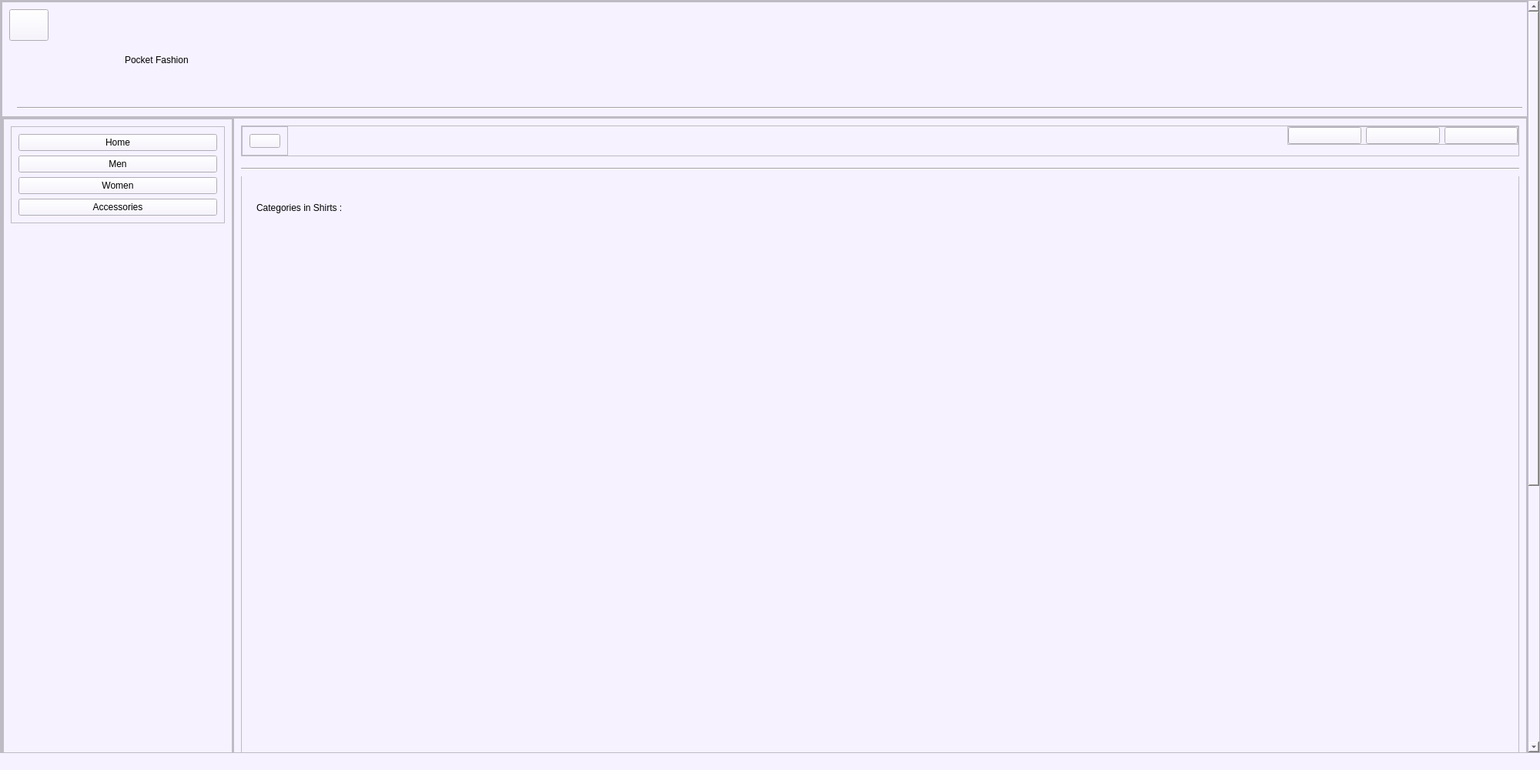
<?xml version="1.0" encoding="UTF-8"?>
<ui version="4.0">
 <class>MainWindow</class>
 <widget class="QMainWindow" name="MainWindow">
  <property name="geometry">
   <rect>
    <x>0</x>
    <y>0</y>
    <width>2000</width>
    <height>1000</height>
   </rect>
  </property>
  <property name="windowTitle">
   <string>MainWindow</string>
  </property>
  <property name="styleSheet">
   <string notr="true">background-color: rgb(246, 242, 255);</string>
  </property>
  <widget class="QWidget" name="centralwidget">
   <layout class="QGridLayout" name="gridLayout_3">
    <property name="leftMargin">
     <number>0</number>
    </property>
    <property name="topMargin">
     <number>0</number>
    </property>
    <property name="rightMargin">
     <number>0</number>
    </property>
    <property name="bottomMargin">
     <number>0</number>
    </property>
    <item row="0" column="0">
     <widget class="QScrollArea" name="scrollArea">
      <property name="widgetResizable">
       <bool>true</bool>
      </property>
      <widget class="QWidget" name="scrollAreaWidgetContents_2">
       <property name="geometry">
        <rect>
         <x>0</x>
         <y>0</y>
         <width>1977</width>
         <height>1500</height>
        </rect>
       </property>
       <layout class="QVBoxLayout" name="verticalLayout_2">
        <property name="spacing">
         <number>0</number>
        </property>
        <property name="leftMargin">
         <number>0</number>
        </property>
        <property name="topMargin">
         <number>0</number>
        </property>
        <property name="rightMargin">
         <number>0</number>
        </property>
        <property name="bottomMargin">
         <number>0</number>
        </property>
        <item>
         <widget class="QFrame" name="frame">
          <property name="minimumSize">
           <size>
            <width>0</width>
            <height>1500</height>
           </size>
          </property>
          <property name="frameShape">
           <enum>QFrame::StyledPanel</enum>
          </property>
          <property name="frameShadow">
           <enum>QFrame::Raised</enum>
          </property>
          <layout class="QVBoxLayout" name="verticalLayout_3">
           <property name="spacing">
            <number>0</number>
           </property>
           <property name="leftMargin">
            <number>0</number>
           </property>
           <property name="topMargin">
            <number>0</number>
           </property>
           <property name="rightMargin">
            <number>0</number>
           </property>
           <property name="bottomMargin">
            <number>0</number>
           </property>
           <item>
            <widget class="QFrame" name="Site_name">
             <property name="maximumSize">
              <size>
               <width>16777215</width>
               <height>150</height>
              </size>
             </property>
             <property name="frameShape">
              <enum>QFrame::StyledPanel</enum>
             </property>
             <property name="frameShadow">
              <enum>QFrame::Raised</enum>
             </property>
             <widget class="Line" name="line">
              <property name="geometry">
               <rect>
                <x>20</x>
                <y>130</y>
                <width>1955</width>
                <height>16</height>
               </rect>
              </property>
              <property name="orientation">
               <enum>Qt::Horizontal</enum>
              </property>
             </widget>
             <widget class="QPushButton" name="back">
              <property name="geometry">
               <rect>
                <x>10</x>
                <y>10</y>
                <width>51</width>
                <height>41</height>
               </rect>
              </property>
              <property name="text">
               <string/>
              </property>
              <property name="icon">
               <iconset>
                <normaloff>../download.png</normaloff>../download.png</iconset>
              </property>
              <property name="iconSize">
               <size>
                <width>32</width>
                <height>32</height>
               </size>
              </property>
             </widget>
             <widget class="QLabel" name="label_2">
              <property name="geometry">
               <rect>
                <x>160</x>
                <y>40</y>
                <width>411</width>
                <height>71</height>
               </rect>
              </property>
              <property name="styleSheet">
               <string notr="true">font: 32pt &quot;Segoe Print&quot;;</string>
              </property>
              <property name="text">
               <string>Pocket Fashion</string>
              </property>
             </widget>
            </widget>
           </item>
           <item>
            <widget class="QFrame" name="main_body">
             <property name="frameShape">
              <enum>QFrame::StyledPanel</enum>
             </property>
             <property name="frameShadow">
              <enum>QFrame::Raised</enum>
             </property>
             <layout class="QHBoxLayout" name="horizontalLayout">
              <property name="spacing">
               <number>0</number>
              </property>
              <property name="leftMargin">
               <number>0</number>
              </property>
              <property name="topMargin">
               <number>0</number>
              </property>
              <property name="rightMargin">
               <number>0</number>
              </property>
              <property name="bottomMargin">
               <number>0</number>
              </property>
              <item>
               <widget class="QFrame" name="slide_menu_body">
                <property name="maximumSize">
                 <size>
                  <width>300</width>
                  <height>16777215</height>
                 </size>
                </property>
                <property name="frameShape">
                 <enum>QFrame::StyledPanel</enum>
                </property>
                <property name="frameShadow">
                 <enum>QFrame::Raised</enum>
                </property>
                <layout class="QGridLayout" name="gridLayout">
                 <property name="leftMargin">
                  <number>0</number>
                 </property>
                 <property name="topMargin">
                  <number>0</number>
                 </property>
                 <property name="rightMargin">
                  <number>0</number>
                 </property>
                 <property name="bottomMargin">
                  <number>0</number>
                 </property>
                 <property name="spacing">
                  <number>0</number>
                 </property>
                 <item row="0" column="1">
                  <widget class="QFrame" name="frame_2">
                   <property name="frameShape">
                    <enum>QFrame::StyledPanel</enum>
                   </property>
                   <property name="frameShadow">
                    <enum>QFrame::Raised</enum>
                   </property>
                   <layout class="QVBoxLayout" name="verticalLayout_5">
                    <item alignment="Qt::AlignTop">
                     <widget class="QFrame" name="frame_3">
                      <property name="frameShape">
                       <enum>QFrame::StyledPanel</enum>
                      </property>
                      <property name="frameShadow">
                       <enum>QFrame::Raised</enum>
                      </property>
                      <layout class="QVBoxLayout" name="verticalLayout_7">
                       <item>
                        <widget class="QPushButton" name="pushButton_2">
                         <property name="styleSheet">
                          <string notr="true">font: 14pt &quot;MS Shell Dlg 2&quot;;</string>
                         </property>
                         <property name="text">
                          <string>Home</string>
                         </property>
                        </widget>
                       </item>
                       <item>
                        <widget class="QPushButton" name="men_nav">
                         <property name="styleSheet">
                          <string notr="true">font: 14pt &quot;MS Shell Dlg 2&quot;;</string>
                         </property>
                         <property name="text">
                          <string>Men</string>
                         </property>
                        </widget>
                       </item>
                       <item>
                        <widget class="QPushButton" name="women_nav">
                         <property name="styleSheet">
                          <string notr="true">font: 14pt &quot;MS Shell Dlg 2&quot;;</string>
                         </property>
                         <property name="text">
                          <string>Women</string>
                         </property>
                        </widget>
                       </item>
                       <item>
                        <widget class="QPushButton" name="accessories">
                         <property name="styleSheet">
                          <string notr="true">font: 14pt &quot;MS Shell Dlg 2&quot;;</string>
                         </property>
                         <property name="text">
                          <string>Accessories</string>
                         </property>
                        </widget>
                       </item>
                      </layout>
                     </widget>
                    </item>
                    <item alignment="Qt::AlignBottom">
                     <widget class="QFrame" name="frame_4">
                      <property name="frameShape">
                       <enum>QFrame::StyledPanel</enum>
                      </property>
                      <property name="frameShadow">
                       <enum>QFrame::Raised</enum>
                      </property>
                      <layout class="QVBoxLayout" name="verticalLayout_8">
                       <item>
                        <widget class="QPushButton" name="logout">
                         <property name="styleSheet">
                          <string notr="true">font: 14pt &quot;MS Shell Dlg 2&quot;;</string>
                         </property>
                         <property name="text">
                          <string>Log out</string>
                         </property>
                         <property name="icon">
                          <iconset>
                           <normaloff>../../../Downloads/feather (1)/log-out.svg</normaloff>../../../Downloads/feather (1)/log-out.svg</iconset>
                         </property>
                         <property name="iconSize">
                          <size>
                           <width>32</width>
                           <height>32</height>
                          </size>
                         </property>
                        </widget>
                       </item>
                      </layout>
                     </widget>
                    </item>
                   </layout>
                  </widget>
                 </item>
                </layout>
               </widget>
              </item>
              <item>
               <widget class="QFrame" name="main_content">
                <property name="frameShape">
                 <enum>QFrame::StyledPanel</enum>
                </property>
                <property name="frameShadow">
                 <enum>QFrame::Raised</enum>
                </property>
                <layout class="QVBoxLayout" name="verticalLayout">
                 <item>
                  <widget class="QFrame" name="header">
                   <property name="maximumSize">
                    <size>
                     <width>16777215</width>
                     <height>40</height>
                    </size>
                   </property>
                   <property name="frameShape">
                    <enum>QFrame::StyledPanel</enum>
                   </property>
                   <property name="frameShadow">
                    <enum>QFrame::Raised</enum>
                   </property>
                   <layout class="QHBoxLayout" name="horizontalLayout_2">
                    <property name="spacing">
                     <number>0</number>
                    </property>
                    <property name="leftMargin">
                     <number>0</number>
                    </property>
                    <property name="topMargin">
                     <number>0</number>
                    </property>
                    <property name="rightMargin">
                     <number>0</number>
                    </property>
                    <property name="bottomMargin">
                     <number>0</number>
                    </property>
                    <item alignment="Qt::AlignLeft|Qt::AlignTop">
                     <widget class="QFrame" name="slide_menu">
                      <property name="maximumSize">
                       <size>
                        <width>70</width>
                        <height>16777215</height>
                       </size>
                      </property>
                      <property name="frameShape">
                       <enum>QFrame::StyledPanel</enum>
                      </property>
                      <property name="frameShadow">
                       <enum>QFrame::Raised</enum>
                      </property>
                      <layout class="QVBoxLayout" name="verticalLayout_6">
                       <item>
                        <widget class="QPushButton" name="slide_menu_btn">
                         <property name="text">
                          <string/>
                         </property>
                         <property name="icon">
                          <iconset>
                           <normaloff>../../../Downloads/feather (1)/menu.svg</normaloff>../../../Downloads/feather (1)/menu.svg</iconset>
                         </property>
                         <property name="iconSize">
                          <size>
                           <width>32</width>
                           <height>32</height>
                          </size>
                         </property>
                        </widget>
                       </item>
                      </layout>
                     </widget>
                    </item>
                    <item alignment="Qt::AlignTop">
                     <widget class="QFrame" name="profile">
                      <property name="maximumSize">
                       <size>
                        <width>300</width>
                        <height>16777215</height>
                       </size>
                      </property>
                      <property name="frameShape">
                       <enum>QFrame::StyledPanel</enum>
                      </property>
                      <property name="frameShadow">
                       <enum>QFrame::Raised</enum>
                      </property>
                      <layout class="QHBoxLayout" name="horizontalLayout_3">
                       <property name="leftMargin">
                        <number>0</number>
                       </property>
                       <property name="topMargin">
                        <number>0</number>
                       </property>
                       <property name="rightMargin">
                        <number>0</number>
                       </property>
                       <property name="bottomMargin">
                        <number>0</number>
                       </property>
                       <item>
                        <widget class="QPushButton" name="favourite">
                         <property name="text">
                          <string/>
                         </property>
                         <property name="icon">
                          <iconset>
                           <normaloff>../../../Downloads/feather (1)/heart.svg</normaloff>../../../Downloads/feather (1)/heart.svg</iconset>
                         </property>
                         <property name="iconSize">
                          <size>
                           <width>32</width>
                           <height>32</height>
                          </size>
                         </property>
                        </widget>
                       </item>
                       <item>
                        <widget class="QPushButton" name="cart">
                         <property name="text">
                          <string/>
                         </property>
                         <property name="icon">
                          <iconset>
                           <normaloff>../../../Downloads/feather (1)/shopping-cart.svg</normaloff>../../../Downloads/feather (1)/shopping-cart.svg</iconset>
                         </property>
                         <property name="iconSize">
                          <size>
                           <width>32</width>
                           <height>32</height>
                          </size>
                         </property>
                        </widget>
                       </item>
                       <item>
                        <widget class="QPushButton" name="profile_display">
                         <property name="text">
                          <string/>
                         </property>
                         <property name="icon">
                          <iconset>
                           <normaloff>../../../Downloads/feather (1)/log-in.svg</normaloff>../../../Downloads/feather (1)/log-in.svg</iconset>
                         </property>
                         <property name="iconSize">
                          <size>
                           <width>32</width>
                           <height>32</height>
                          </size>
                         </property>
                        </widget>
                       </item>
                      </layout>
                     </widget>
                    </item>
                   </layout>
                  </widget>
                 </item>
                 <item>
                  <widget class="QFrame" name="content">
                   <property name="frameShape">
                    <enum>QFrame::StyledPanel</enum>
                   </property>
                   <property name="frameShadow">
                    <enum>QFrame::Raised</enum>
                   </property>
                   <widget class="QLabel" name="label">
                    <property name="geometry">
                     <rect>
                      <x>20</x>
                      <y>30</y>
                      <width>371</width>
                      <height>61</height>
                     </rect>
                    </property>
                    <property name="styleSheet">
                     <string notr="true">font: 22pt &quot;Segoe Print&quot;;</string>
                    </property>
                    <property name="text">
                     <string>Categories in Shirts :</string>
                    </property>
                   </widget>
                   <widget class="Line" name="line_2">
                    <property name="geometry">
                     <rect>
                      <x>0</x>
                      <y>0</y>
                      <width>1661</width>
                      <height>20</height>
                     </rect>
                    </property>
                    <property name="orientation">
                     <enum>Qt::Horizontal</enum>
                    </property>
                   </widget>
                  </widget>
                 </item>
                </layout>
               </widget>
              </item>
             </layout>
            </widget>
           </item>
          </layout>
         </widget>
        </item>
       </layout>
      </widget>
     </widget>
    </item>
   </layout>
  </widget>
  <widget class="QStatusBar" name="statusbar"/>
 </widget>
 <resources/>
 <connections/>
</ui>
